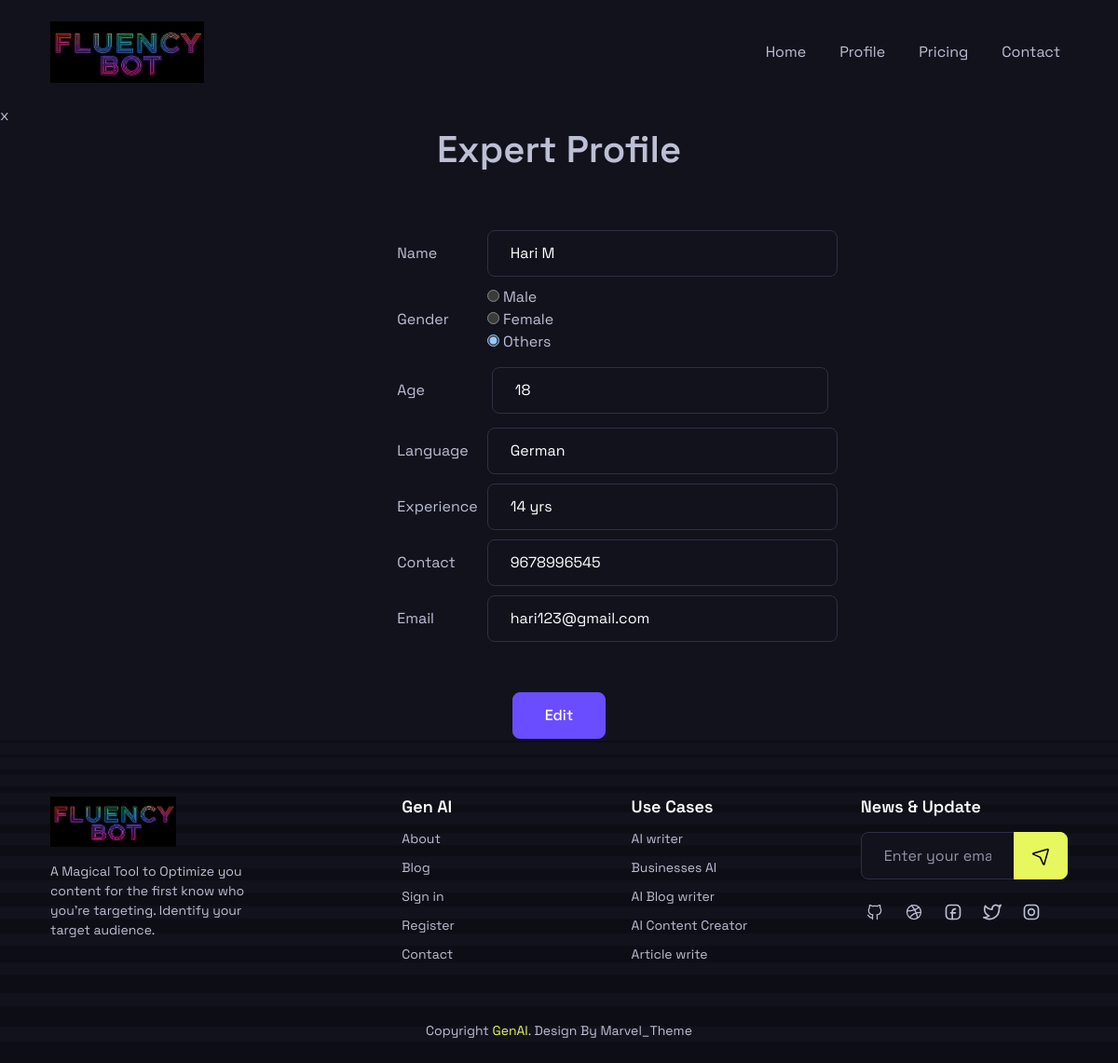
The page /expert_pro (signed in) on the database its author committed.
### chatbot_app/models.py (models this page shows)
class Expert_det(models.Model):
    OPTIONS = [
        ('Male', 'Male'),
        ('Female', 'Female'),
        ('Others', 'Others'),
    ]
    name = models.CharField(max_length=50)
    gender = models.CharField(
        max_length=6,
        choices=OPTIONS,
        default='Male'
    )
    age = models.IntegerField()
    experience = models.CharField(max_length=50)
    language = models.CharField(max_length=50)
    contact_number = models.CharField(max_length=10)
    login_id = models.ForeignKey('user_login', on_delete=models.CASCADE, null=True, blank=True)

class user_login(models.Model):
    email=models.EmailField()
    password=models.CharField(max_length=100)
    user_type=models.IntegerField(default=0)
    status =models.IntegerField(default=0)

### chatbot_app/views.py (the view)
# urls.py: path('expert_pro',expert_profile,name='expert_prof'),
def expert_profile(request):
    expert_id=request.session.get('expertid')
    login_det=get_object_or_404(user_login,id=expert_id)
    expert_det=get_object_or_404(Expert_det,login_id=expert_id)
    if request.method=='POST':
        form=Expert_login(request.POST,instance=expert_det)
        form1=logindata(request.POST,instance=login_det)
        if form.is_valid() and form1.is_valid():
            form.save()
            form1.save()
            return redirect('expert_home')
    else:
        form=Expert_login(instance=expert_det)
        form1=logindata(instance=login_det)
    return render(request,'expert_profile.html',{'form':form,'form1':form1})

### chatbot_app/forms.py
class Expert_login(forms.ModelForm):
    gender = forms.ChoiceField(
        choices=Expert_det.OPTIONS,
        widget=forms.RadioSelect()
    )
    class Meta:
        model = Expert_det
        fields = ['name', 'gender','age', 'experience', 'language', 'contact_number']
        widgets = {
            'name': forms.TextInput(attrs={'class': 'form-control rounded-2 py-1'}),
            'gender':forms.Select(attrs={'class':'form-control rounded-2 py-1'}),
            'age': forms.NumberInput(attrs={'class': 'form-control rounded-2 py-1'}),
            'language': forms.TextInput(attrs={'class': 'form-control rounded-2 py-1'}),
            'experience': forms.TextInput(attrs={'class': 'form-control rounded-2 py-1'}),
            'contact_number': forms.TextInput(attrs={'class': 'form-control rounded-2 py-1'}),
        }

class logindata(forms.ModelForm):
    class Meta:
        model=user_login
        fields=['email']
        widgets = {
            'email': forms.EmailInput(attrs={'class': 'form-control rounded-2 py-1'}),
            }

### chatbot_app/templates/expert_profile.html (shortened to what this page needs)
{% extends 'expertheader.html' %}
{% block content %}
{% load static %}
<html>
    <head>
    </head>
x   <body>
    <center>
        <table class="form-class">
        <h2>Expert Profile</h2>
        <br><br>
        <form method="POST">
            <tr>
                <td style="padding:5px;"><label>Name</label></td>
                <td style ="padding:5px">{{form.name}}</td>
            </tr>
            <tr>
                <td style="padding:5px;"><label>Gender</label></td>
                <td style="padding:5px;">{{form.gender}}</td>
            </tr>
            <tr>
                <td style="padding:5px;"><label>Age</label></td>
                <td style="padding:10px;">{{form.age}}</td>
            </tr>
            <tr>
                <td style="padding:5px;"><label>Language</label></td>
                <td style="padding:5px;">{{form.language}}</td>
            </tr>
            <tr>
                <td style="padding:5px;"><label>Experience</label></td>
                <td style="padding:5px;">{{form.experience}}</td>
            </tr>
            <tr>
                <td style="padding:5px;"><label>Contact</label></td>
                <td style="padding:5px;">{{form.contact_number}}</td>
            </tr>
                <td style="padding:5px;"><label>Email</label></td>
                <td style="padding:5px;">{{form1.email}}</td>
        <tr>
            <td colspan="2">
                <div style="text-align: center;">
                    <br><br>
                <button type="submit" class="btn btn-primary" style="width: 100px; margin: 0 auto;"> Edit </button>
            </div>
            </td>
        </tr>
    </form>
</table>
 </center>
    </body>
</html>
{% endblock %}

### chatbot_app/static/user/assets/css/plugins.css (style rules this page uses)
:root { --swiper-theme-color:#007aff }
:root { --swiper-navigation-size:44px }

### rows shown on the page
Expert_det: name "Hari M", gender "☐ Male ☐ Female ☑ Others", age "18", language "German", experience "14 yrs", contact_number "9678996545"
user_login: email "hari123@gmail.com"
